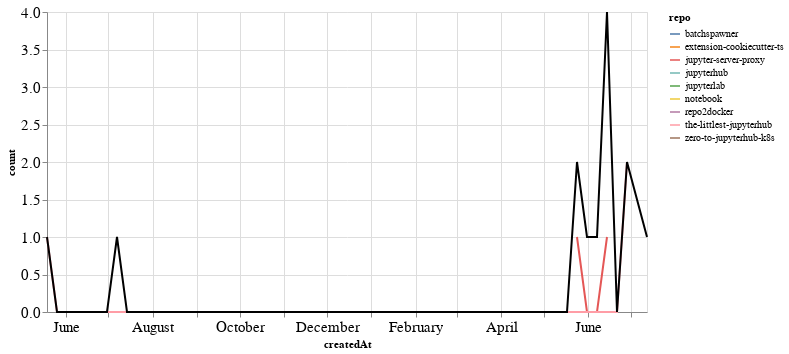

Notebook code cell kept with this figure:
### Markdown cell above
## PRs

### Code cell
prs_time = prs.groupby('repo').resample('W', on='createdAt').count()['author'].reset_index()
prs_time = prs_time.rename(columns={'author': 'count'})
prs_time_total = prs_time.groupby('createdAt').agg({"count": "sum"}).reset_index()

ch1 = alt.Chart(prs_time, width=600).mark_line().encode(
    x='createdAt',
    y='count',
    color='repo',
    tooltip="repo"
)

ch2 = alt.Chart(prs_time_total, width=600).mark_line(color="black").encode(
    x='createdAt',
    y='count',
)

ch1 + ch2

### Figure 1 — Vega-Lite specification as saved in the notebook (floating-point values rounded to 4 significant figures)
{"config": {"axisLeft": {"labelFontSize": 15}, "axisBottom": {"labelFontSize": 15}}, "layer": [{"data": {"name": "data-184fafdfea8f12866e6feda3a1c3a552"}, "mark": "line", "encoding": {"color": {"type": "nominal", "field": "repo"}, "tooltip": {"type": "nominal", "field": "repo"}, "x": {"type": "temporal", "field": "createdAt"}, "y": {"type": "quantitative", "field": "count"}}, "width": 600}, {"data": {"name": "data-fc3fe77ad88e7cf7d245f2b869808240"}, "mark": {"type": "line", "color": "black"}, "encoding": {"x": {"type": "temporal", "field": "createdAt"}, "y": {"type": "quantitative", "field": "count"}}, "width": 600}], "$schema": "https://vega.github.io/schema/vega-lite/v4.8.1.json", "datasets": {"data-184fafdfea8f12866e6feda3a1c3a552": [{"repo": "batchspawner", "createdAt": "2020-06-07T00:00:00", "count": 1}, {"repo": "extension-cookiecutter-ts", "createdAt": "2020-05-24T00:00:00", "count": 1}, {"repo": "jupyter-server-proxy", "createdAt": "2020-05-24T00:00:00", "count": 1}, {"repo": "jupyter-server-proxy", "createdAt": "2020-05-31T00:00:00", "count": 0}, {"repo": "jupyter-server-proxy", "createdAt": "2020-06-07T00:00:00", "count": 0}, {"repo": "jupyter-server-proxy", "createdAt": "2020-06-14T00:00:00", "count": 1}, {"repo": "jupyterhub", "createdAt": "2020-07-12T00:00:00", "count": 1}, {"repo": "jupyterlab", "createdAt": "2020-05-31T00:00:00", "count": 1}, {"repo": "notebook", "createdAt": "2019-07-07T00:00:00", "count": 1}, {"repo": "repo2docker", "createdAt": "2020-06-14T00:00:00", "count": 1}, {"repo": "the-littlest-jupyterhub", "createdAt": "2019-05-19T00:00:00", "count": 1}, {"repo": "the-littlest-jupyterhub", "createdAt": "2019-05-26T00:00:00", "count": 0}, {"repo": "the-littlest-jupyterhub", "createdAt": "2019-06-02T00:00:00", "count": 0}, {"repo": "the-littlest-jupyterhub", "createdAt": "2019-06-09T00:00:00", "count": 0}, {"repo": "the-littlest-jupyterhub", "createdAt": "2019-06-16T00:00:00", "count": 0}, {"repo": "the-littlest-jupyterhub", "createdAt": "2019-06-23T00:00:00", "count": 0}, {"repo": "the-littlest-jupyterhub", "createdAt": "2019-06-30T00:00:00", "count": 0}, {"repo": "the-littlest-jupyterhub", "createdAt": "2019-07-07T00:00:00", "count": 0}, {"repo": "the-littlest-jupyterhub", "createdAt": "2019-07-14T00:00:00", "count": 0}, {"repo": "the-littlest-jupyterhub", "createdAt": "2019-07-21T00:00:00", "count": 0}, {"repo": "the-littlest-jupyterhub", "createdAt": "2019-07-28T00:00:00", "count": 0}, {"repo": "the-littlest-jupyterhub", "createdAt": "2019-08-04T00:00:00", "count": 0}, {"repo": "the-littlest-jupyterhub", "createdAt": "2019-08-11T00:00:00", "count": 0}, {"repo": "the-littlest-jupyterhub", "createdAt": "2019-08-18T00:00:00", "count": 0}, {"repo": "the-littlest-jupyterhub", "createdAt": "2019-08-25T00:00:00", "count": 0}, {"repo": "the-littlest-jupyterhub", "createdAt": "2019-09-01T00:00:00", "count": 0}, {"repo": "the-littlest-jupyterhub", "createdAt": "2019-09-08T00:00:00", "count": 0}, {"repo": "the-littlest-jupyterhub", "createdAt": "2019-09-15T00:00:00", "count": 0}, {"repo": "the-littlest-jupyterhub", "createdAt": "2019-09-22T00:00:00", "count": 0}, {"repo": "the-littlest-jupyterhub", "createdAt": "2019-09-29T00:00:00", "count": 0}, {"repo": "the-littlest-jupyterhub", "createdAt": "2019-10-06T00:00:00", "count": 0}, {"repo": "the-littlest-jupyterhub", "createdAt": "2019-10-13T00:00:00", "count": 0}, {"repo": "the-littlest-jupyterhub", "createdAt": "2019-10-20T00:00:00", "count": 0}, {"repo": "the-littlest-jupyterhub", "createdAt": "2019-10-27T00:00:00", "count": 0}, {"repo": "the-littlest-jupyterhub", "createdAt": "2019-11-03T00:00:00", "count": 0}, {"repo": "the-littlest-jupyterhub", "createdAt": "2019-11-10T00:00:00", "count": 0}, {"repo": "the-littlest-jupyterhub", "createdAt": "2019-11-17T00:00:00", "count": 0}, {"repo": "the-littlest-jupyterhub", "createdAt": "2019-11-24T00:00:00", "count": 0}, {"repo": "the-littlest-jupyterhub", "createdAt": "2019-12-01T00:00:00", "count": 0}, {"repo": "the-littlest-jupyterhub", "createdAt": "2019-12-08T00:00:00", "count": 0}, {"repo": "the-littlest-jupyterhub", "createdAt": "2019-12-15T00:00:00", "count": 0}, {"repo": "the-littlest-jupyterhub", "createdAt": "2019-12-22T00:00:00", "count": 0}, {"repo": "the-littlest-jupyterhub", "createdAt": "2019-12-29T00:00:00", "count": 0}, {"repo": "the-littlest-jupyterhub", "createdAt": "2020-01-05T00:00:00", "count": 0}, {"repo": "the-littlest-jupyterhub", "createdAt": "2020-01-12T00:00:00", "count": 0}, {"repo": "the-littlest-jupyterhub", "createdAt": "2020-01-19T00:00:00", "count": 0}, {"repo": "the-littlest-jupyterhub", "createdAt": "2020-01-26T00:00:00", "count": 0}, {"repo": "the-littlest-jupyterhub", "createdAt": "2020-02-02T00:00:00", "count": 0}, {"repo": "the-littlest-jupyterhub", "createdAt": "2020-02-09T00:00:00", "count": 0}, {"repo": "the-littlest-jupyterhub", "createdAt": "2020-02-16T00:00:00", "count": 0}, {"repo": "the-littlest-jupyterhub", "createdAt": "2020-02-23T00:00:00", "count": 0}, {"repo": "the-littlest-jupyterhub", "createdAt": "2020-03-01T00:00:00", "count": 0}, {"repo": "the-littlest-jupyterhub", "createdAt": "2020-03-08T00:00:00", "count": 0}, {"repo": "the-littlest-jupyterhub", "createdAt": "2020-03-15T00:00:00", "count": 0}, {"repo": "the-littlest-jupyterhub", "createdAt": "2020-03-22T00:00:00", "count": 0}, {"repo": "the-littlest-jupyterhub", "createdAt": "2020-03-29T00:00:00", "count": 0}, {"repo": "the-littlest-jupyterhub", "createdAt": "2020-04-05T00:00:00", "count": 0}, {"repo": "the-littlest-jupyterhub", "createdAt": "2020-04-12T00:00:00", "count": 0}, {"repo": "the-littlest-jupyterhub", "createdAt": "2020-04-19T00:00:00", "count": 0}, {"repo": "the-littlest-jupyterhub", "createdAt": "2020-04-26T00:00:00", "count": 0}, {"repo": "the-littlest-jupyterhub", "createdAt": "2020-05-03T00:00:00", "count": 0}, {"repo": "the-littlest-jupyterhub", "createdAt": "2020-05-10T00:00:00", "count": 0}, {"repo": "the-littlest-jupyterhub", "createdAt": "2020-05-17T00:00:00", "count": 0}, {"repo": "the-littlest-jupyterhub", "createdAt": "2020-05-24T00:00:00", "count": 0}, {"repo": "the-littlest-jupyterhub", "createdAt": "2020-05-31T00:00:00", "count": 0}, {"repo": "the-littlest-jupyterhub", "createdAt": "2020-06-07T00:00:00", "count": 0}, {"repo": "the-littlest-jupyterhub", "createdAt": "2020-06-14T00:00:00", "count": 0}, {"repo": "the-littlest-jupyterhub", "createdAt": "2020-06-21T00:00:00", "count": 0}, {"repo": "the-littlest-jupyterhub", "createdAt": "2020-06-28T00:00:00", "count": 2}, {"repo": "zero-to-jupyterhub-k8s", "createdAt": "2020-06-14T00:00:00", "count": 2}], "data-fc3fe77ad88e7cf7d245f2b869808240": [{"createdAt": "2019-05-19T00:00:00", "count": 1}, {"createdAt": "2019-05-26T00:00:00", "count": 0}, {"createdAt": "2019-06-02T00:00:00", "count": 0}, {"createdAt": "2019-06-09T00:00:00", "count": 0}, {"createdAt": "2019-06-16T00:00:00", "count": 0}, {"createdAt": "2019-06-23T00:00:00", "count": 0}, {"createdAt": "2019-06-30T00:00:00", "count": 0}, {"createdAt": "2019-07-07T00:00:00", "count": 1}, {"createdAt": "2019-07-14T00:00:00", "count": 0}, {"createdAt": "2019-07-21T00:00:00", "count": 0}, {"createdAt": "2019-07-28T00:00:00", "count": 0}, {"createdAt": "2019-08-04T00:00:00", "count": 0}, {"createdAt": "2019-08-11T00:00:00", "count": 0}, {"createdAt": "2019-08-18T00:00:00", "count": 0}, {"createdAt": "2019-08-25T00:00:00", "count": 0}, {"createdAt": "2019-09-01T00:00:00", "count": 0}, {"createdAt": "2019-09-08T00:00:00", "count": 0}, {"createdAt": "2019-09-15T00:00:00", "count": 0}, {"createdAt": "2019-09-22T00:00:00", "count": 0}, {"createdAt": "2019-09-29T00:00:00", "count": 0}, {"createdAt": "2019-10-06T00:00:00", "count": 0}, {"createdAt": "2019-10-13T00:00:00", "count": 0}, {"createdAt": "2019-10-20T00:00:00", "count": 0}, {"createdAt": "2019-10-27T00:00:00", "count": 0}, {"createdAt": "2019-11-03T00:00:00", "count": 0}, {"createdAt": "2019-11-10T00:00:00", "count": 0}, {"createdAt": "2019-11-17T00:00:00", "count": 0}, {"createdAt": "2019-11-24T00:00:00", "count": 0}, {"createdAt": "2019-12-01T00:00:00", "count": 0}, {"createdAt": "2019-12-08T00:00:00", "count": 0}, {"createdAt": "2019-12-15T00:00:00", "count": 0}, {"createdAt": "2019-12-22T00:00:00", "count": 0}, {"createdAt": "2019-12-29T00:00:00", "count": 0}, {"createdAt": "2020-01-05T00:00:00", "count": 0}, {"createdAt": "2020-01-12T00:00:00", "count": 0}, {"createdAt": "2020-01-19T00:00:00", "count": 0}, {"createdAt": "2020-01-26T00:00:00", "count": 0}, {"createdAt": "2020-02-02T00:00:00", "count": 0}, {"createdAt": "2020-02-09T00:00:00", "count": 0}, {"createdAt": "2020-02-16T00:00:00", "count": 0}, {"createdAt": "2020-02-23T00:00:00", "count": 0}, {"createdAt": "2020-03-01T00:00:00", "count": 0}, {"createdAt": "2020-03-08T00:00:00", "count": 0}, {"createdAt": "2020-03-15T00:00:00", "count": 0}, {"createdAt": "2020-03-22T00:00:00", "count": 0}, {"createdAt": "2020-03-29T00:00:00", "count": 0}, {"createdAt": "2020-04-05T00:00:00", "count": 0}, {"createdAt": "2020-04-12T00:00:00", "count": 0}, {"createdAt": "2020-04-19T00:00:00", "count": 0}, {"createdAt": "2020-04-26T00:00:00", "count": 0}, {"createdAt": "2020-05-03T00:00:00", "count": 0}, {"createdAt": "2020-05-10T00:00:00", "count": 0}, {"createdAt": "2020-05-17T00:00:00", "count": 0}, {"createdAt": "2020-05-24T00:00:00", "count": 2}, {"createdAt": "2020-05-31T00:00:00", "count": 1}, {"createdAt": "2020-06-07T00:00:00", "count": 1}, {"createdAt": "2020-06-14T00:00:00", "count": 4}, {"createdAt": "2020-06-21T00:00:00", "count": 0}, {"createdAt": "2020-06-28T00:00:00", "count": 2}, {"createdAt": "2020-07-12T00:00:00", "count": 1}]}}
